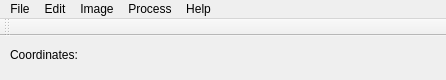
<?xml version="1.0" encoding="UTF-8"?>
<ui version="4.0">
 <class>ImageProcessor</class>
 <widget class="QMainWindow" name="ImageProcessor">
  <property name="geometry">
   <rect>
    <x>0</x>
    <y>0</y>
    <width>446</width>
    <height>80</height>
   </rect>
  </property>
  <property name="windowTitle">
   <string>ImageProcessor</string>
  </property>
  <widget class="QWidget" name="centralWidget">
   <widget class="QLabel" name="coordinates">
    <property name="geometry">
     <rect>
      <x>10</x>
      <y>10</y>
      <width>421</width>
      <height>17</height>
     </rect>
    </property>
    <property name="text">
     <string>Coordinates:</string>
    </property>
   </widget>
   <widget class="QWidget" name="verticalLayoutWidget">
    <property name="geometry">
     <rect>
      <x>0</x>
      <y>0</y>
      <width>451</width>
      <height>41</height>
     </rect>
    </property>
    <layout class="QVBoxLayout" name="verticalLayout"/>
   </widget>
  </widget>
  <widget class="QMenuBar" name="menuBar">
   <property name="geometry">
    <rect>
     <x>0</x>
     <y>0</y>
     <width>446</width>
     <height>22</height>
    </rect>
   </property>
   <widget class="QMenu" name="menuFile">
    <property name="title">
     <string>File</string>
    </property>
    <addaction name="actionOpen"/>
    <addaction name="separator"/>
    <addaction name="actionSave"/>
    <addaction name="separator"/>
    <addaction name="separator"/>
    <addaction name="separator"/>
   </widget>
   <widget class="QMenu" name="menuEdit">
    <property name="title">
     <string>Edit</string>
    </property>
    <addaction name="actionUndo"/>
    <addaction name="separator"/>
    <addaction name="actionOptions"/>
   </widget>
   <widget class="QMenu" name="menuImage">
    <property name="title">
     <string>Image</string>
    </property>
    <widget class="QMenu" name="menuAdjust">
     <property name="title">
      <string>Adjust</string>
     </property>
     <addaction name="actionThreshold"/>
    </widget>
    <addaction name="actionHistogram"/>
    <addaction name="actionConvert_to_Mono"/>
    <addaction name="menuAdjust"/>
   </widget>
   <widget class="QMenu" name="menuProcess">
    <property name="title">
     <string>Process</string>
    </property>
    <widget class="QMenu" name="menuLinear_Operations">
     <property name="title">
      <string>Linear Operations</string>
     </property>
     <addaction name="actionChange_brightness"/>
     <addaction name="actionBinarize"/>
     <addaction name="actionSet_intervals"/>
    </widget>
    <widget class="QMenu" name="menuHistogram_Operations">
     <property name="title">
      <string>Histogram Operations</string>
     </property>
     <addaction name="separator"/>
     <addaction name="actionEqualizate"/>
     <addaction name="actionSpecification"/>
    </widget>
    <widget class="QMenu" name="menuMath">
     <property name="title">
      <string>Math</string>
     </property>
     <addaction name="actionAdd"/>
     <addaction name="actionSubstract"/>
     <addaction name="actionMultiply"/>
     <addaction name="actionDivide"/>
     <addaction name="actionGamma_op"/>
     <addaction name="actionAND"/>
     <addaction name="actionOR"/>
     <addaction name="actionXOR"/>
     <addaction name="actionMin"/>
     <addaction name="actionMax"/>
    </widget>
    <widget class="QMenu" name="menuGeometrical_Operations">
     <property name="title">
      <string>Geometrical Operations</string>
     </property>
     <addaction name="actionHorizontal_Mirror"/>
     <addaction name="actionVertical_Mirror"/>
     <addaction name="actionTransposed_Image"/>
     <addaction name="actionScale"/>
     <addaction name="actionRotate"/>
    </widget>
    <addaction name="menuLinear_Operations"/>
    <addaction name="actionGamma"/>
    <addaction name="menuHistogram_Operations"/>
    <addaction name="menuMath"/>
    <addaction name="actionImage_calculator"/>
    <addaction name="separator"/>
    <addaction name="menuGeometrical_Operations"/>
   </widget>
   <widget class="QMenu" name="menuHelp_2">
    <property name="title">
     <string>Help</string>
    </property>
   </widget>
   <addaction name="menuFile"/>
   <addaction name="menuEdit"/>
   <addaction name="menuImage"/>
   <addaction name="menuProcess"/>
   <addaction name="menuHelp_2"/>
  </widget>
  <widget class="QToolBar" name="mainToolBar">
   <attribute name="toolBarArea">
    <enum>TopToolBarArea</enum>
   </attribute>
   <attribute name="toolBarBreak">
    <bool>false</bool>
   </attribute>
  </widget>
  <action name="actionNew">
   <property name="text">
    <string>New</string>
   </property>
  </action>
  <action name="actionOpen">
   <property name="text">
    <string>Open</string>
   </property>
  </action>
  <action name="actionSave">
   <property name="text">
    <string>Save</string>
   </property>
  </action>
  <action name="actionSave_all">
   <property name="text">
    <string>Save all</string>
   </property>
  </action>
  <action name="actionClose">
   <property name="text">
    <string>Close</string>
   </property>
  </action>
  <action name="actionClose_all">
   <property name="text">
    <string>Close all</string>
   </property>
  </action>
  <action name="actionQuit">
   <property name="text">
    <string>Quit</string>
   </property>
  </action>
  <action name="actionUndo">
   <property name="text">
    <string>Undo</string>
   </property>
  </action>
  <action name="actionOptions">
   <property name="text">
    <string>Options</string>
   </property>
  </action>
  <action name="actionSmooth">
   <property name="text">
    <string>Smooth</string>
   </property>
  </action>
  <action name="actionSharpen">
   <property name="text">
    <string>Sharpen</string>
   </property>
  </action>
  <action name="actionFind_edges">
   <property name="text">
    <string>Find edges</string>
   </property>
  </action>
  <action name="actionFind_maxima">
   <property name="text">
    <string>Find maxima...</string>
   </property>
  </action>
  <action name="actionEnhance_contrast">
   <property name="text">
    <string>Enhance contrast</string>
   </property>
  </action>
  <action name="actionNoise">
   <property name="text">
    <string>Noise</string>
   </property>
  </action>
  <action name="actionShadows">
   <property name="text">
    <string>Shadows</string>
   </property>
  </action>
  <action name="actionBinary">
   <property name="text">
    <string>Binary</string>
   </property>
  </action>
  <action name="actionFTP">
   <property name="text">
    <string>FFT</string>
   </property>
  </action>
  <action name="actionFilters">
   <property name="text">
    <string>Filters</string>
   </property>
  </action>
  <action name="actionHistogram">
   <property name="text">
    <string>Histogram</string>
   </property>
  </action>
  <action name="actionConvert_to_Mono">
   <property name="text">
    <string>Convert to Mono</string>
   </property>
  </action>
  <action name="actionBinarize">
   <property name="text">
    <string>Binarize</string>
   </property>
  </action>
  <action name="actionSet_intervals">
   <property name="text">
    <string>Set intervals</string>
   </property>
  </action>
  <action name="actionGamma">
   <property name="text">
    <string>Gamma</string>
   </property>
  </action>
  <action name="actionEqualizate">
   <property name="text">
    <string>Equalizate</string>
   </property>
  </action>
  <action name="actionSpecification">
   <property name="text">
    <string>Specification</string>
   </property>
  </action>
  <action name="actionChange_brightness">
   <property name="text">
    <string>Change brightness</string>
   </property>
  </action>
  <action name="actionAdd">
   <property name="text">
    <string>Add...</string>
   </property>
  </action>
  <action name="actionSubstract">
   <property name="text">
    <string>Substract...</string>
   </property>
  </action>
  <action name="actionMultiply">
   <property name="text">
    <string>Multiply...</string>
   </property>
  </action>
  <action name="actionGamma_op">
   <property name="text">
    <string>Gamma...</string>
   </property>
  </action>
  <action name="actionAND">
   <property name="text">
    <string>AND...</string>
   </property>
  </action>
  <action name="actionOR">
   <property name="text">
    <string>OR...</string>
   </property>
  </action>
  <action name="actionXOR">
   <property name="text">
    <string>XOR...</string>
   </property>
  </action>
  <action name="actionMin">
   <property name="text">
    <string>Min...</string>
   </property>
  </action>
  <action name="actionMax">
   <property name="text">
    <string>Max...</string>
   </property>
  </action>
  <action name="actionDivide">
   <property name="text">
    <string>Divide...</string>
   </property>
  </action>
  <action name="actionImage_calculator">
   <property name="text">
    <string>Image Calculator</string>
   </property>
  </action>
  <action name="actionThreshold">
   <property name="text">
    <string>Threshold...</string>
   </property>
  </action>
  <action name="actionHorizontal_Mirror">
   <property name="text">
    <string>Horizontal Mirror</string>
   </property>
  </action>
  <action name="actionVertical_Mirror">
   <property name="text">
    <string>Vertical Mirror</string>
   </property>
  </action>
  <action name="actionTransposed_Image">
   <property name="text">
    <string>Transposed Image</string>
   </property>
  </action>
  <action name="actionScale">
   <property name="text">
    <string>Scale...</string>
   </property>
  </action>
  <action name="actionRotate">
   <property name="text">
    <string>Rotate...</string>
   </property>
  </action>
 </widget>
 <layoutdefault spacing="6" margin="11"/>
 <resources/>
 <connections/>
</ui>
